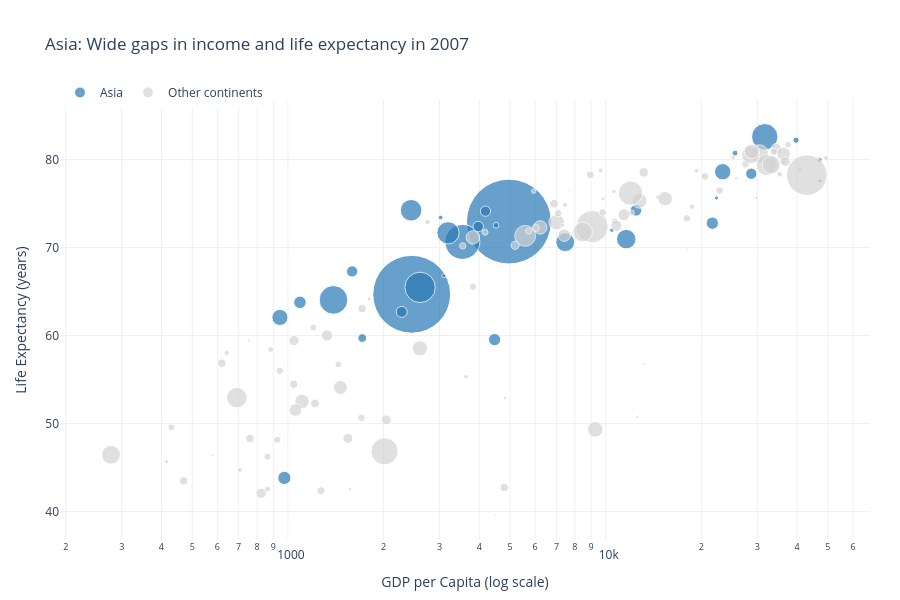

The notebook cell saved with this chart:
### Markdown cell above
## Task 2 — Bubble chart: tell a story

**What to build:** A bubble chart (full 2007 dataset, all countries) where:
- x = GDP per capita (log scale)
- y = life expectancy
- size = population
- colour = ONE continent highlighted (your choice), all others grey
- At least one annotation explaining the highlighted group's story

> This is the grey-and-highlight technique applied to a bubble chart.

### Code cell
# Task 2

import plotly.express as px

df_2007 = df.loc[df["year"] == 2007].copy()

# Highlight Asia and make all other continents grey
df_2007["Group"] = df_2007["continent"].apply(
    lambda continent: "Asia" if continent == "Asia" else "Other continents"
)

# Create the bubble chart
fig = px.scatter(
    data_frame=df_2007,
    x="gdpPercap",
    y="lifeExp",
    size="pop",
    color="Group",
    hover_name="country",
    hover_data=["continent", "pop"],
    log_x=True,
    size_max=60,
    color_discrete_map={
        "Asia": "#2878B5",
        "Other continents": "#D3D3D3"
    },
    labels={
        "gdpPercap": "GDP per Capita (log scale)",
        "lifeExp": "Life Expectancy (years)",
        "pop": "Population",
        "Group": "Country Group"
    },
    opacity=0.7,
    template="plotly_white",
    height=600
)

# Add an annotation explaining the highlighted group's story
fig.add_annotation(
    x=2500,
    y=65,
    text="Asian countries vary widely in income<br>and life expectancy",
    showarrow=True,
    arrowhead=2,
    ax=70,
    ay=-45
)

# Improve the layout
fig.update_layout(
    title="Asia: Wide gaps in income and life expectancy in 2007",
    legend=dict(
        orientation="h",
        x=0,
        y=1.05,
        title=""
    ),
    margin=dict(l=60, r=30, t=100, b=60)
)

fig.show()

### Figure 1 — Plotly figure (JSON) as saved in the notebook; plotly's stock layout.template omitted (floating-point values rounded to 4 significant figures; data arrays with more than 128 entries replaced by an {"elided": "..."} marker saying what was removed)
{"data": [{"customdata": [["Asia", 31889923], ["Asia", 708573], ["Asia", 150448339], ["Asia", 14131858], ["Asia", 1318683096], ["Asia", 6980412], ["Asia", 1110396331], ["Asia", 223547000], ["Asia", 69453570], ["Asia", 27499638], ["Asia", 6426679], ["Asia", 127467972], ["Asia", 6053193], ["Asia", 23301725], ["Asia", 49044790], ["Asia", 2505559], ["Asia", 3921278], ["Asia", 24821286], ["Asia", 2874127], ["Asia", 47761980], ["Asia", 28901790], ["Asia", 3204897], ["Asia", 169270617], ["Asia", 91077287], ["Asia", 27601038], ["Asia", 4553009], ["Asia", 20378239], ["Asia", 19314747], ["Asia", 23174294], ["Asia", 65068149], ["Asia", 85262356], ["Asia", 4018332], ["Asia", 22211743]], "hovertemplate": "<b>%{hovertext}</b><br><br>Country Group=Asia<br>GDP per Capita (log scale)=%{x}<br>Life Expectancy (years)=%{y}<br>Population=%{customdata[1]}<br>continent=%{customdata[0]}<extra></extra>", "hovertext": ["Afghanistan", "Bahrain", "Bangladesh", "Cambodia", "China", "Hong Kong, China", "India", "Indonesia", "Iran", "Iraq", "Israel", "Japan", "Jordan", "Korea, Dem. Rep.", "Korea, Rep.", "Kuwait", "Lebanon", "Malaysia", "Mongolia", "Myanmar", "Nepal", "Oman", "Pakistan", "Philippines", "Saudi Arabia", "Singapore", "Sri Lanka", "Syria", "Taiwan", "Thailand", "Vietnam", "West Bank and Gaza", "Yemen, Rep."], "legendgroup": "Asia", "marker": {"color": "#2878B5", "opacity": 0.7, "size": [31889923, 708573, 150448339, 14131858, 1318683096, 6980412, 1110396331, 223547000, 69453570, 27499638, 6426679, 127467972, 6053193, 23301725, 49044790, 2505559, 3921278, 24821286, 2874127, 47761980, 28901790, 3204897, 169270617, 91077287, 27601038, 4553009, 20378239, 19314747, 23174294, 65068149, 85262356, 4018332, 22211743], "sizemode": "area", "sizeref": 366300.0, "symbol": "circle"}, "mode": "markers", "name": "Asia", "orientation": "v", "showlegend": true, "type": "scatter", "x": [974.6, 29800.0, 1391.0, 1714.0, 4959.0, 39720.0, 2452.0, 3541.0, 11610.0, 4471.0, 25520.0, 31660.0, 4519.0, 1593.0, 23350.0, 47310.0, 10460.0, 12450.0, 3096.0, 944.0, 1091.0, 22320.0, 2606.0, 3190.0, 21650.0, 47140.0, 3970.0, 4185.0, 28720.0, 7458.0, 2442.0, 3025.0, 2281.0], "xaxis": "x", "y": [43.83, 75.64, 64.06, 59.72, 72.96, 82.21, 64.7, 70.65, 70.96, 59.55, 80.75, 82.6, 72.53, 67.3, 78.62, 77.59, 71.99, 74.24, 66.8, 62.07, 63.78, 75.64, 65.48, 71.69, 72.78, 79.97, 72.4, 74.14, 78.4, 70.62, 74.25, 73.42, 62.7], "yaxis": "y"}, {"customdata": {"elided": "109x2 mixed values"}, "hovertemplate": "<b>%{hovertext}</b><br><br>Country Group=Other continents<br>GDP per Capita (log scale)=%{x}<br>Life Expectancy (years)=%{y}<br>Population=%{customdata[1]}<br>continent=%{customdata[0]}<extra></extra>", "hovertext": ["Albania", "Algeria", "Angola", "Argentina", "Australia", "Austria", "Belgium", "Benin", "Bolivia", "Bosnia and Herzegovina", "Botswana", "Brazil", "Bulgaria", "Burkina Faso", "Burundi", "Cameroon", "Canada", "Central African Republic", "Chad", "Chile", "Colombia", "Comoros", "Congo, Dem. Rep.", "Congo, Rep.", "Costa Rica", "Cote d'Ivoire", "Croatia", "Cuba", "Czech Republic", "Denmark", "Djibouti", "Dominican Republic", "Ecuador", "Egypt", "El Salvador", "Equatorial Guinea", "Eritrea", "Ethiopia", "Finland", "France", "Gabon", "Gambia", "Germany", "Ghana", "Greece", "Guatemala", "Guinea", "Guinea-Bissau", "Haiti", "Honduras", "Hungary", "Iceland", "Ireland", "Italy", "Jamaica", "Kenya", "Lesotho", "Liberia", "Libya", "Madagascar", "Malawi", "Mali", "Mauritania", "Mauritius", "Mexico", "Montenegro", "Morocco", "Mozambique", "Namibia", "Netherlands", "New Zealand", "Nicaragua", "Niger", "Nigeria", "Norway", "Panama", "Paraguay", "Peru", "Poland", "Portugal", "Puerto Rico", "Reunion", "Romania", "Rwanda", "Sao Tome and Principe", "Senegal", "Serbia", "Sierra Leone", "Slovak Republic", "Slovenia", "Somalia", "South Africa", "Spain", "Sudan", "Swaziland", "Sweden", "Switzerland", "Tanzania", "Togo", "Trinidad and Tobago", "Tunisia", "Turkey", "Uganda", "United Kingdom", "United States", "Uruguay", "Venezuela", "Zambia", "Zimbabwe"], "legendgroup": "Other continents", "marker": {"color": "#D3D3D3", "opacity": 0.7, "size": [3600523, 33333216, 12420476, 40301927, 20434176, 8199783, 10392226, 8078314, 9119152, 4552198, 1639131, 190010647, 7322858, 14326203, 8390505, 17696293, 33390141, 4369038, 10238807, 16284741, 44227550, 710960, 64606759, 3800610, 4133884, 18013409, 4493312, 11416987, 10228744, 5468120, 496374, 9319622, 13755680, 80264543, 6939688, 551201, 4906585, 76511887, 5238460, 61083916, 1454867, 1688359, 82400996, 22873338, 10706290, 12572928, 9947814, 1472041, 8502814, 7483763, 9956108, 301931, 4109086, 58147733, 2780132, 35610177, 2012649, 3193942, 6036914, 19167654, 13327079, 12031795, 3270065, 1250882, 108700891, 684736, 33757175, 19951656, 2055080, 16570613, 4115771, 5675356, 12894865, 135031164, 4627926, 3242173, 6667147, 28674757, 38518241, 10642836, 3942491, 798094, 22276056, 8860588, 199579, 12267493, 10150265, 6144562, 5447502, 2009245, 9118773, 43997828, 40448191, 42292929, 1133066, 9031088, 7554661, 38139640, 5701579, 1056608, 10276158, 71158647, 29170398, 60776238, 301139947, 3447496, 26084662, 11746035, 12311143], "sizemode": "area", "sizeref": 366300.0, "symbol": "circle"}, "mode": "markers", "name": "Other continents", "orientation": "v", "showlegend": true, "type": "scatter", "x": [5937.0, 6223.0, 4797.0, 12780.0, 34440.0, 36130.0, 33690.0, 1441.0, 3822.0, 7446.0, 12570.0, 9066.0, 10680.0, 1217.0, 430.1, 2042.0, 36320.0, 706.0, 1704.0, 13170.0, 7007.0, 986.1, 277.6, 3633.0, 9645.0, 1545.0, 14620.0, 8948.0, 22830.0, 35280.0, 2082.0, 6025.0, 6873.0, 5581.0, 5728.0, 12150.0, 641.4, 690.8, 33210.0, 30470.0, 13210.0, 752.7, 32170.0, 1328.0, 27540.0, 5186.0, 942.7, 579.2, 1202.0, 3548.0, 18010.0, 36180.0, 40680.0, 28570.0, 7321.0, 1463.0, 1569.0, 414.5, 12060.0, 1045.0, 759.3, 1043.0, 1803.0, 10960.0, 11980.0, 9254.0, 3820.0, 823.7, 4811.0, 36800.0, 25190.0, 2749.0, 619.7, 2014.0, 49360.0, 9809.0, 4173.0, 7409.0, 15390.0, 20510.0, 19330.0, 7670.0, 10810.0, 863.1, 1598.0, 1712.0, 9787.0, 862.5, 18680.0, 25770.0, 926.1, 9270.0, 28820.0, 2602.0, 4513.0, 33860.0, 37510.0, 1107.0, 883.0, 18010.0, 7093.0, 8458.0, 1056.0, 33200.0, 42950.0, 10610.0, 11420.0, 1271.0, 469.7], "xaxis": "x", "y": [76.42, 72.3, 42.73, 75.32, 81.23, 79.83, 79.44, 56.73, 65.55, 74.85, 50.73, 72.39, 73.0, 52.3, 49.58, 50.43, 80.65, 44.74, 50.65, 78.55, 72.89, 65.15, 46.46, 55.32, 78.78, 48.33, 75.75, 78.27, 76.49, 78.33, 54.79, 72.23, 74.99, 71.34, 71.88, 51.58, 58.04, 52.95, 79.31, 80.66, 56.73, 59.45, 79.41, 60.02, 79.48, 70.26, 56.01, 46.39, 60.92, 70.2, 73.34, 81.76, 78.89, 80.55, 72.57, 54.11, 42.59, 45.68, 73.95, 59.44, 48.3, 54.47, 64.16, 72.8, 76.19, 74.54, 71.16, 42.08, 52.91, 79.76, 80.2, 72.9, 56.87, 46.86, 80.2, 75.54, 71.75, 71.42, 75.56, 78.1, 78.75, 76.44, 72.48, 46.24, 65.53, 63.06, 74.0, 42.57, 74.66, 77.93, 48.16, 49.34, 80.94, 58.56, 39.61, 80.88, 81.7, 52.52, 58.42, 69.82, 73.92, 71.78, 51.54, 79.42, 78.24, 76.38, 73.75, 42.38, 43.49], "yaxis": "y"}], "layout": {"annotations": [{"arrowhead": 2, "ax": 70, "ay": -45, "showarrow": true, "text": "Asian countries vary widely in income<br>and life expectancy", "x": 2500, "y": 65}], "height": 600, "legend": {"itemsizing": "constant", "orientation": "h", "title": {"text": ""}, "tracegroupgap": 0, "x": 0, "y": 1.05}, "margin": {"b": 60, "l": 60, "r": 30, "t": 100}, "title": {"text": "Asia: Wide gaps in income and life expectancy in 2007"}, "xaxis": {"anchor": "y", "domain": [0, 1], "title": {"text": "GDP per Capita (log scale)"}, "type": "log"}, "yaxis": {"anchor": "x", "domain": [0, 1], "title": {"text": "Life Expectancy (years)"}}}}
